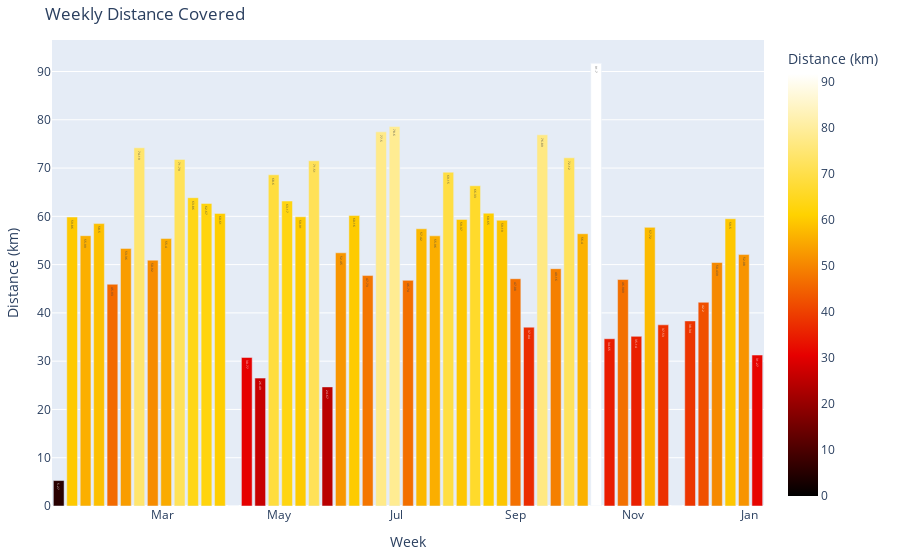

This figure's notebook cell:
### Code cell
df_filtered = df.loc[(df['athlete'] == 1)]
# Convert datetime column to datetime type
df_filtered['datetime'] = pd.to_datetime(df_filtered['datetime'])

# Set datetime as index
df_filtered.set_index('datetime', inplace=True)

# Resample data by week and sum distances
df_weekly = df_filtered.drop(columns=['gender', 'age_group', 'country', 'major', 'athlete']).resample('W').sum().reset_index()
q1, q2, q3 = np.percentile(df_weekly['distance'], [25, 50, 75])

def get_color(value):
    if value <= q1:
        return '#890DA2'
    elif value <= q2:
        return 'green'
    elif value <= q3:
        return 'orange'
    else:
        return 'red'

df_weekly['color'] = df_weekly['distance'].apply(get_color)
# display(df_weekly['color'])

fig = px.bar(df_weekly, x='datetime', y='distance', title='Weekly Distance Covered', 
             labels={'datetime': 'Week', 'distance': 'Distance (km)'},
             text_auto=True, color='distance', color_continuous_scale="hot") #darkmint hot tealgrn ylgnbu spectral blackbody

fig.update_layout(xaxis_title='Week', yaxis_title='Distance (km)',
                  xaxis=dict(tickformat='%b'),
                  margin=dict(l=40, r=20, t=40, b=20),
                  paper_bgcolor = 'rgba(0,0,0,0)',
                # plot_bgcolor = 'rgba(0,0,0,0)'
                )

fig.show()

### Figure 1 — Plotly figure (JSON) as saved in the notebook; plotly's stock layout.template omitted (floating-point values rounded to 4 significant figures)
{"data": [{"hovertemplate": "Week=%{x}<br>Distance (km)=%{marker.color}<extra></extra>", "legendgroup": "", "marker": {"color": [5.27, 59.86, 55.99, 58.5, 45.93, 53.36, 74.19, 50.92, 55.4, 71.79, 63.86, 62.67, 60.61, 0.0, 30.77, 26.49, 68.6, 63.17, 59.91, 71.51, 24.67, 52.45, 60.16, 47.73, 77.5, 78.6, 46.74, 57.42, 55.96, 69.15, 59.37, 66.33, 60.65, 59.19, 47.08, 37.04, 76.89, 49.16, 72.12, 56.4, 91.7, 34.65, 46.91, 35.14, 57.72, 37.53, 0.0, 38.34, 42.2, 50.44, 59.5, 52.08, 31.27], "coloraxis": "coloraxis", "pattern": {"shape": ""}}, "name": "", "orientation": "v", "showlegend": false, "textposition": "auto", "texttemplate": "%{y}", "type": "bar", "x": ["2019-01-06T00:00:00.000000000", "2019-01-13T00:00:00.000000000", "2019-01-20T00:00:00.000000000", "2019-01-27T00:00:00.000000000", "2019-02-03T00:00:00.000000000", "2019-02-10T00:00:00.000000000", "2019-02-17T00:00:00.000000000", "2019-02-24T00:00:00.000000000", "2019-03-03T00:00:00.000000000", "2019-03-10T00:00:00.000000000", "2019-03-17T00:00:00.000000000", "2019-03-24T00:00:00.000000000", "2019-03-31T00:00:00.000000000", "2019-04-07T00:00:00.000000000", "2019-04-14T00:00:00.000000000", "2019-04-21T00:00:00.000000000", "2019-04-28T00:00:00.000000000", "2019-05-05T00:00:00.000000000", "2019-05-12T00:00:00.000000000", "2019-05-19T00:00:00.000000000", "2019-05-26T00:00:00.000000000", "2019-06-02T00:00:00.000000000", "2019-06-09T00:00:00.000000000", "2019-06-16T00:00:00.000000000", "2019-06-23T00:00:00.000000000", "2019-06-30T00:00:00.000000000", "2019-07-07T00:00:00.000000000", "2019-07-14T00:00:00.000000000", "2019-07-21T00:00:00.000000000", "2019-07-28T00:00:00.000000000", "2019-08-04T00:00:00.000000000", "2019-08-11T00:00:00.000000000", "2019-08-18T00:00:00.000000000", "2019-08-25T00:00:00.000000000", "2019-09-01T00:00:00.000000000", "2019-09-08T00:00:00.000000000", "2019-09-15T00:00:00.000000000", "2019-09-22T00:00:00.000000000", "2019-09-29T00:00:00.000000000", "2019-10-06T00:00:00.000000000", "2019-10-13T00:00:00.000000000", "2019-10-20T00:00:00.000000000", "2019-10-27T00:00:00.000000000", "2019-11-03T00:00:00.000000000", "2019-11-10T00:00:00.000000000", "2019-11-17T00:00:00.000000000", "2019-11-24T00:00:00.000000000", "2019-12-01T00:00:00.000000000", "2019-12-08T00:00:00.000000000", "2019-12-15T00:00:00.000000000", "2019-12-22T00:00:00.000000000", "2019-12-29T00:00:00.000000000", "2020-01-05T00:00:00.000000000"], "xaxis": "x", "y": [5.27, 59.86, 55.99, 58.5, 45.93, 53.36, 74.19, 50.92, 55.4, 71.79, 63.86, 62.67, 60.61, 0.0, 30.77, 26.49, 68.6, 63.17, 59.91, 71.51, 24.67, 52.45, 60.16, 47.73, 77.5, 78.6, 46.74, 57.42, 55.96, 69.15, 59.37, 66.33, 60.65, 59.19, 47.08, 37.04, 76.89, 49.16, 72.12, 56.4, 91.7, 34.65, 46.91, 35.14, 57.72, 37.53, 0.0, 38.34, 42.2, 50.44, 59.5, 52.08, 31.27], "yaxis": "y"}], "layout": {"barmode": "relative", "coloraxis": {"colorbar": {"title": {"text": "Distance (km)"}}, "colorscale": [[0, "rgb(0,0,0)"], [0.3333, "rgb(230,0,0)"], [0.6667, "rgb(255,210,0)"], [1, "rgb(255,255,255)"]]}, "legend": {"tracegroupgap": 0}, "margin": {"b": 20, "l": 40, "r": 20, "t": 40}, "paper_bgcolor": "rgba(0,0,0,0)", "title": {"text": "Weekly Distance Covered"}, "xaxis": {"anchor": "y", "domain": [0, 1], "tickformat": "%b", "title": {"text": "Week"}}, "yaxis": {"anchor": "x", "domain": [0, 1], "title": {"text": "Distance (km)"}}}}
